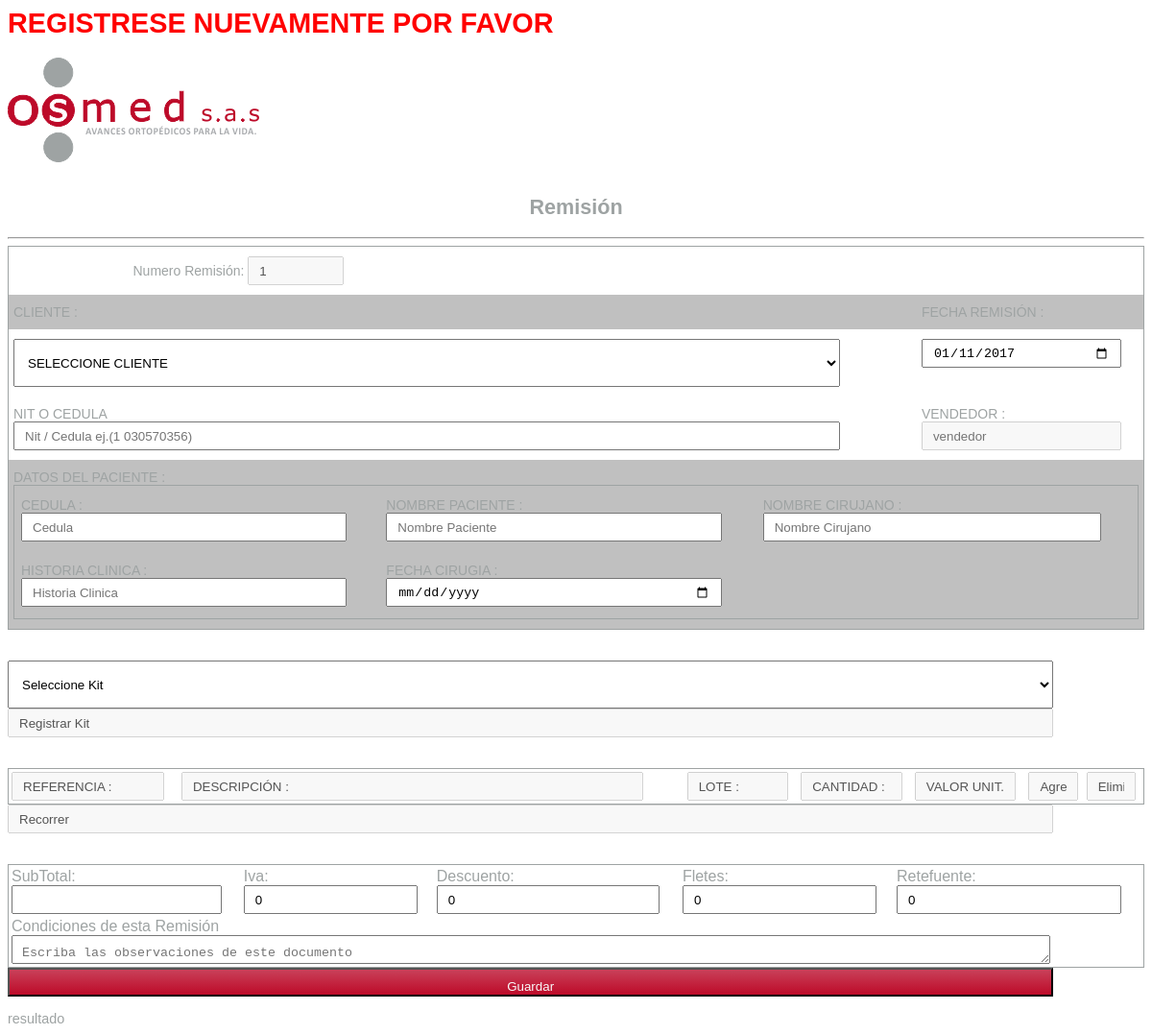
Before: /php/registroremision.php with the older database file.
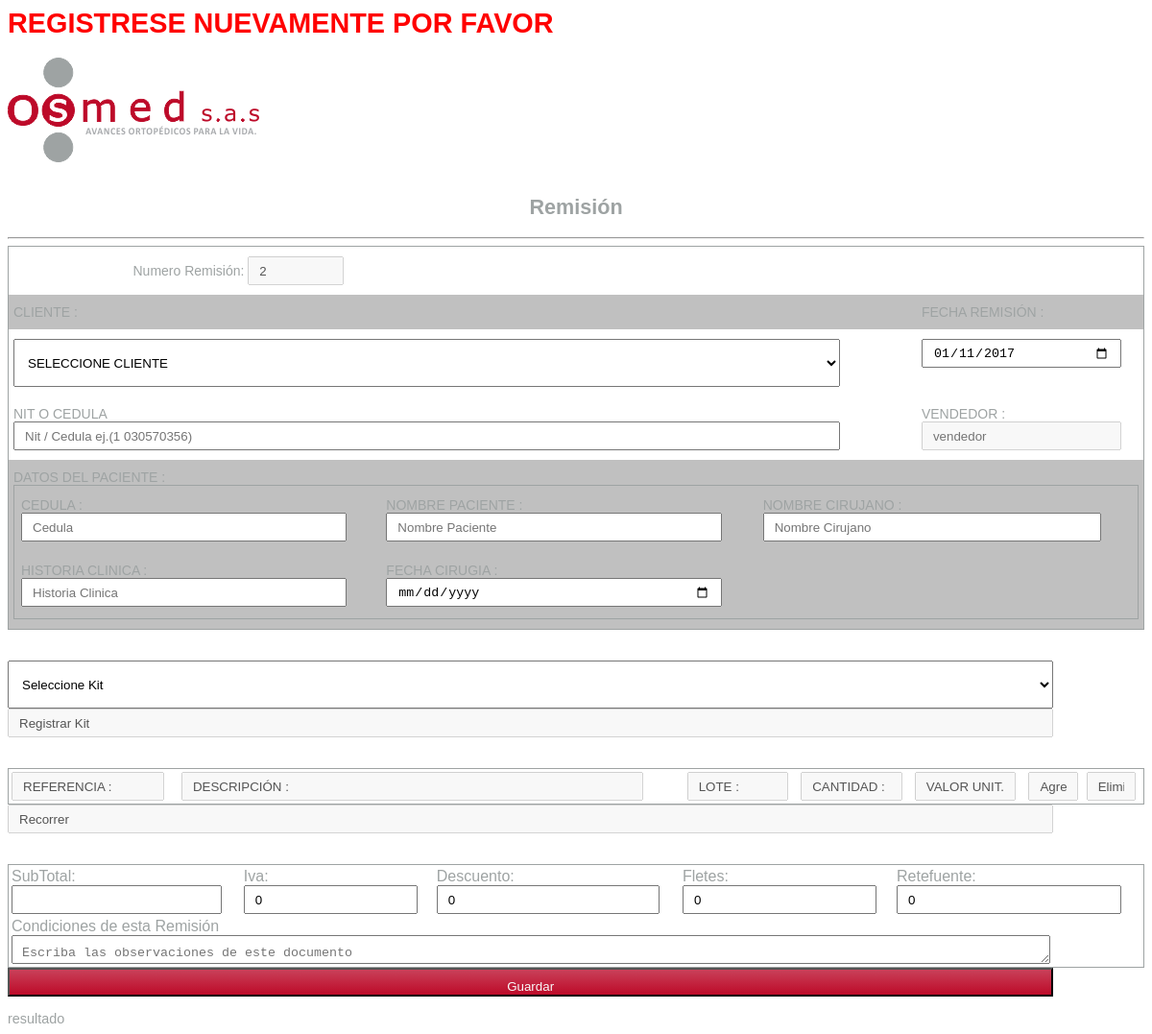
After: the same page with the newer database file.
### tables this page shows
CREATE TABLE `remision` (
  `idremision` int(15) NOT NULL,
  `idsalida` int(15) NOT NULL,
  `idbodega` int(15) NOT NULL,
  `idpaciente` int(15) NOT NULL,
  `idusuario` int(15) NOT NULL,
  `idclientes` int(15) NOT NULL,
  `fecha` varchar(15) NOT NULL,
  `subtotal` int(15) NOT NULL,
  `iva` int(15) NOT NULL,
  `descuento` int(15) NOT NULL,
  `fletes` int(15) NOT NULL,
  `estado` varchar(15) NOT NULL,
  `retefuente` varchar(15) NOT NULL,
  `total` int(15) NOT NULL,
  `documento` varchar(20) NOT NULL,
  `observacioneliminado` varchar(250) DEFAULT NULL
);

### php/registroremision.php (the view, shortened to what this page needs)
<?php
$ns = $_SESSION['id'];
$hoy = date("Y-m-d");
if($ns==''){
	echo '<div id="vencimiento1" class="si"><h1>REGISTRESE NUEVAMENTE POR FAVOR</h1></div>';
}
include_once "conexion.php";
$conexion= conexion();
$bill_remision = mysqli_query($conexion,"SELECT * FROM  `remision` WHERE  `documento` LIKE  'R%' ORDER BY  `remision`.`idremision` DESC ") or die(mysqli_error($conexion));
$rowremision = $bill_remision->fetch_assoc();
$documento = $rowremision['documento'];
$numdoc = substr($documento, 1)+1;
?>
<section id="encabezado">
		<div id="logo">
			<a href="../html/profile"><img src="../imagenes/logo.png"></a>
		</div>
	</section>
<form method="post" action="">
<br>
<center><h2>Remisión</h2></center><hr>
<table class="tg">
  <tr>
    <th class="tg-031e" colspan="5">
		<div id="numeroremision"><label>Numero Remisión: </label><?php echo '<input type="text" name="idremision" id="idremision" value="'.$numdoc.'" disabled>';?></div>
    </th>
  </tr>
  <tr>
    <td class="tg-le8v" colspan="2">CLIENTE :</td>
    <td class="tg-le8v" colspan="3">FECHA REMISIÓN :</td>
  </tr>
  <tr>
    <td class="tg-yw4l" colspan="2">
    	<select name="nombre_cliente" id="nombre_cliente">
    		<option value="">SELECCIONE CLIENTE</option>
    	</select>
    <td class="tg-yw4l" colspan="3"><?php echo '<input type="date" name="fecha_remision" id="fecha_remision" value="'.$hoy.'">'; ?></td>
  </tr>
  <tr>
    <td class="tg-yw4l" colspan="2">NIT O CEDULA<input type="text" name="nit_cliente" id="nit_cliente" onblur="buscarCedula('nit_cliente')" placeholder="Nit / Cedula ej.(1 030570356)"></td>
    <td class="tg-yw4l" width="20%"><label>VENDEDOR :</label><input type="text" name="vendedor" id="vendedor" placeholder="vendedor" value="<?php echo $ns;?>" disabled></td>
  </tr>
  <tr>
    <td class="tg-le8v" colspan="4" rowspan="2"><label>DATOS DEL PACIENTE :</label>
    	<table class="datos">
    		<tr>
    			<td><label>CEDULA :</label><input name="datosPaCed" id="datosPaCed" placeholder="Cedula"></td>
    			<td><label>NOMBRE PACIENTE :</label><input name="datosPaNPa" id="datosPaNPa" placeholder="Nombre Paciente"></td>
    			<td><label>NOMBRE CIRUJANO :</label><input name="datosPaNCi" id="datosPaNCi" placeholder="Nombre Cirujano"></td>
    		</tr>
    		<tr>
    			<td><label>HISTORIA CLINICA :</label><input name="datosPaHis" id="datosPaHis" placeholder="Historia Clinica"></td>
    			<td><label>FECHA CIRUGIA :</label><input type="date" name="datosPaFec" id="datosPaFec" placeholder="Fecha Cirujia"></td>
    			<td></td>
    		</tr>
    	</table>
    </td>
  </tr>
</table>
<br><br>
<select name="skit" id="skit">
	<option value="">Seleccione Kit</option>
</select>
<div id="rkit"><input value="Registrar Kit" disabled></div>
<br><br>
<table id="productos">
	<tr>
		<td width="15%"><input name="ref" id="ref" value="REFERENCIA :" disabled></td>
		<td><input name="nom" id="nom" VALUE="DESCRIPCIÓN :"disabled></td>
		<td width="10%"><input name="lote" id="lote" VALUE="LOTE :"disabled></td>
		<td width="10%"><input name="cant" id="cant" VALUE="CANTIDAD :"disabled></td>
		<td width="10%"><input name="precio" id="precio" VALUE="VALOR UNIT.:"disabled></td>
		<td width="5%"><div id="mas"><input value="Agregar" disabled></div></td>
		<td width="5%"><div id="menos"><input value="Eliminar" disabled></div></td>
	</tr>
</table>
<div id="recorrido"><td width="5%"><div id="btnRecorrer"><input value="Recorrer" disabled></div></td></div>
<br><br>
<table>
	<tr>
		<td>SubTotal: <input type="text" name="bruto" id="bruto"></td>
		<td>Iva: <input type="text" name="iva" id="iva" value="0"></td>
		<td>Descuento: <input type="text" name="descuento" id="descuento" value="0"></td>
		<td>Fletes: <input type="text" name="fletes" id="fletes" value="0"></td>
		<td>Retefuente: <input type="text" name="retefuente" id="retefuente" value="0" /></td>
	</tr>
	<tr>
		<td colspan="5"><label>Condiciones de esta Remisión</label><br><textarea id="observaciones" placeholder="Escriba las observaciones de este documento"></textarea></td>
	</tr>
</table>
 <input type="button" id="boton" name="enviar" value="Guardar" href="javascript:;" onClick="gruardarRemision();return false;">
</form>
<div id="resultado1">resultado</div>
</body>
</html>

Changed rows visible on the page:
added remision: idremision "2"
Other visible differences:
form field idremision: "1" → (not shown)
